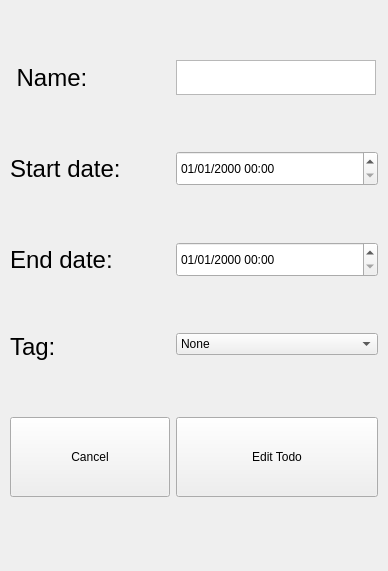
<?xml version="1.0" encoding="UTF-8"?>
<ui version="4.0">
 <class>Edit_Todo</class>
 <widget class="QWidget" name="Edit_Todo">
  <property name="geometry">
   <rect>
    <x>0</x>
    <y>0</y>
    <width>388</width>
    <height>571</height>
   </rect>
  </property>
  <property name="windowTitle">
   <string>Form</string>
  </property>
  <property name="windowIcon">
   <iconset resource="../assets.qrc">
    <normaloff>:/icons/assets/todo_icon.png</normaloff>:/icons/assets/todo_icon.png</iconset>
  </property>
  <widget class="QWidget" name="formLayoutWidget">
   <property name="geometry">
    <rect>
     <x>10</x>
     <y>10</y>
     <width>368</width>
     <height>541</height>
    </rect>
   </property>
   <layout class="QFormLayout" name="formLayout">
    <item row="0" column="1">
     <widget class="QPlainTextEdit" name="plainTextEdit_2">
      <property name="minimumSize">
       <size>
        <width>200</width>
        <height>35</height>
       </size>
      </property>
      <property name="maximumSize">
       <size>
        <width>200</width>
        <height>30</height>
       </size>
      </property>
     </widget>
    </item>
    <item row="1" column="0">
     <widget class="QLabel" name="label_5">
      <property name="maximumSize">
       <size>
        <width>120</width>
        <height>60</height>
       </size>
      </property>
      <property name="font">
       <font>
        <pointsize>18</pointsize>
       </font>
      </property>
      <property name="text">
       <string>Start date:</string>
      </property>
      <property name="margin">
       <number>4</number>
      </property>
     </widget>
    </item>
    <item row="1" column="1">
     <widget class="QDateTimeEdit" name="dateTimeEdit_3">
      <property name="minimumSize">
       <size>
        <width>120</width>
        <height>35</height>
       </size>
      </property>
      <property name="displayFormat">
       <string>dd/MM/yyyy hh:mm</string>
      </property>
     </widget>
    </item>
    <item row="2" column="0">
     <widget class="QLabel" name="label_6">
      <property name="maximumSize">
       <size>
        <width>120</width>
        <height>60</height>
       </size>
      </property>
      <property name="font">
       <font>
        <pointsize>18</pointsize>
       </font>
      </property>
      <property name="text">
       <string>End date:</string>
      </property>
      <property name="margin">
       <number>4</number>
      </property>
     </widget>
    </item>
    <item row="2" column="1">
     <widget class="QDateTimeEdit" name="dateTimeEdit_4">
      <property name="minimumSize">
       <size>
        <width>120</width>
        <height>35</height>
       </size>
      </property>
      <property name="displayFormat">
       <string>dd/MM/yyyy hh:mm</string>
      </property>
     </widget>
    </item>
    <item row="4" column="0">
     <widget class="QPushButton" name="pushButton_3">
      <property name="minimumSize">
       <size>
        <width>160</width>
        <height>80</height>
       </size>
      </property>
      <property name="text">
       <string>Cancel</string>
      </property>
     </widget>
    </item>
    <item row="4" column="1">
     <widget class="QPushButton" name="pushButton_4">
      <property name="minimumSize">
       <size>
        <width>160</width>
        <height>80</height>
       </size>
      </property>
      <property name="text">
       <string>Edit Todo</string>
      </property>
     </widget>
    </item>
    <item row="0" column="0">
     <widget class="QLabel" name="label_4">
      <property name="maximumSize">
       <size>
        <width>120</width>
        <height>60</height>
       </size>
      </property>
      <property name="font">
       <font>
        <pointsize>18</pointsize>
       </font>
      </property>
      <property name="text">
       <string> Name:</string>
      </property>
      <property name="alignment">
       <set>Qt::AlignmentFlag::AlignLeading|Qt::AlignmentFlag::AlignLeft|Qt::AlignmentFlag::AlignVCenter</set>
      </property>
      <property name="margin">
       <number>4</number>
      </property>
     </widget>
    </item>
    <item row="3" column="1">
     <widget class="QComboBox" name="comboBoxTags">
      <item>
       <property name="text">
        <string>None</string>
       </property>
      </item>
      <item>
       <property name="text">
        <string>Productivity</string>
       </property>
      </item>
      <item>
       <property name="text">
        <string>Education</string>
       </property>
      </item>
      <item>
       <property name="text">
        <string>Work</string>
       </property>
      </item>
      <item>
       <property name="text">
        <string>Entertainment</string>
       </property>
      </item>
      <item>
       <property name="text">
        <string>Chore</string>
       </property>
      </item>
     </widget>
    </item>
    <item row="3" column="0">
     <widget class="QLabel" name="label_7">
      <property name="maximumSize">
       <size>
        <width>120</width>
        <height>60</height>
       </size>
      </property>
      <property name="font">
       <font>
        <pointsize>18</pointsize>
       </font>
      </property>
      <property name="text">
       <string>Tag:</string>
      </property>
      <property name="margin">
       <number>4</number>
      </property>
     </widget>
    </item>
   </layout>
  </widget>
 </widget>
 <resources>
  <include location="../assets.qrc"/>
 </resources>
 <connections/>
</ui>
